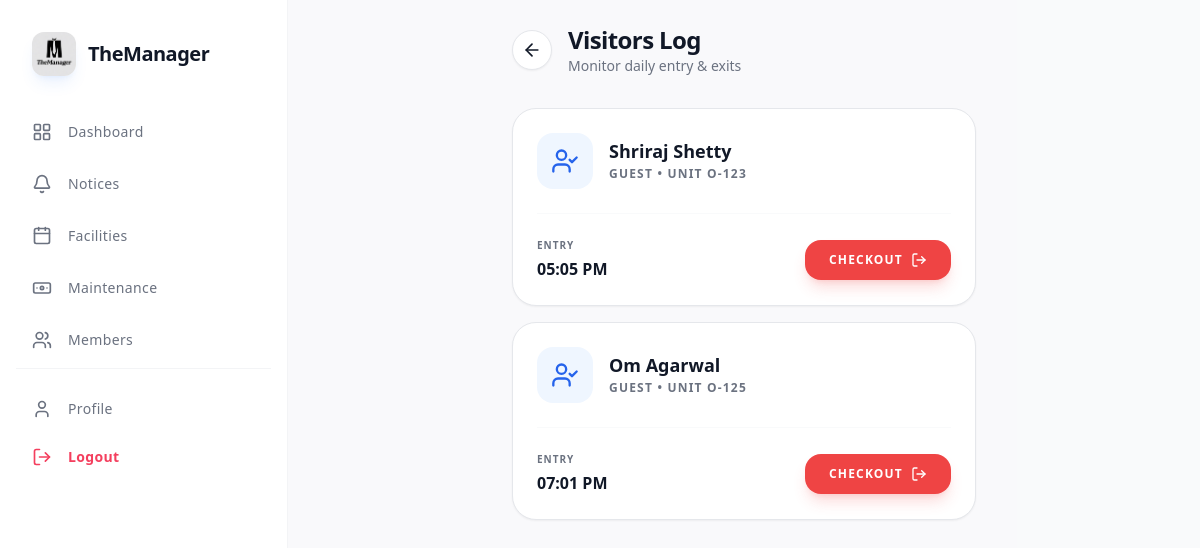
Page /admin_panel/visitors/ (signed in) on the committed database.
### admin_panel/models.py (models this page shows, shortened)
class Visitor(models.Model):
    name = models.CharField(max_length=100)
    visitor_type = models.CharField(max_length=50, choices=[('Guest', 'Guest'), ('Delivery', 'Delivery')], default='Guest')
    unit = models.CharField(max_length=20)
    visitor_photo = models.ImageField(upload_to='visitors/photos/', blank=True, null=True)
    vehicle_photo = models.ImageField(upload_to='visitors/vehicles/', blank=True, null=True)
    vehicle_number = models.CharField(max_length=50, blank=True, null=True)
    recorded_by = models.CharField(max_length=100, blank=True, null=True) # Watchman Name
    time_in = models.DateTimeField(auto_now_add=True)
    status = models.CharField(max_length=50, default='Inside')

### admin_panel/views.py (the view)
# urls.py: path('visitors/', views.visitors_list, name='admin_visitors'),
@login_required
def visitors_list(request):
    if request.user.role not in ['admin', 'company', 'secretary']: return redirect('resident_dashboard')
    visitors = Visitor.objects.all()
    return render(request, 'admin_panel/visitors.html', {'visitors': visitors})

### admin_panel/templates/admin_panel/visitors.html
{% extends 'base.html' %}
{% block content %}
<div class="flex flex-col flex-1 max-w-lg mx-auto w-full p-6">
    <div class="flex items-center mb-8 gap-4">
        <a href="{% url 'admin_dashboard' %}" class="w-10 h-10 rounded-full bg-white border border-gray-200 flex flex-shrink-0 items-center justify-center shadow-sm hover:bg-gray-50 transition">
            <i data-lucide="arrow-left" class="w-5 h-5 text-textdark"></i>
        </a>
        <div>
            <h1 class="text-2xl font-extrabold text-textdark tracking-tight">Visitors Log</h1>
            <p class="text-sm text-muted">Monitor daily entry & exits</p>
        </div>
    </div>
    <div class="space-y-4">
        {% for visitor in visitors %}
        <div class="bg-white p-6 rounded-3xl shadow-sm border border-bordercolor transition hover:shadow-md">
            <div class="flex items-center gap-4 mb-6 pb-6 border-b border-gray-50">
                <div class="w-14 h-14 rounded-2xl flex items-center justify-center flex-shrink-0 {% if visitor.visitor_type == 'Delivery' %}bg-amber-50 text-amber-600{% else %}bg-blue-50 text-blue-600{% endif %}">
                    {% if visitor.visitor_type == 'Delivery' %}
                        <i data-lucide="package" class="w-7 h-7"></i>
                    {% else %}
                        <i data-lucide="user-check" class="w-7 h-7"></i>
                    {% endif %}
                </div>
                <div class="flex-1">
                    <h3 class="font-bold text-textdark text-lg leading-tight">{{ visitor.name }}</h3>
                    <p class="text-xs font-extrabold text-muted uppercase tracking-widest mt-1">{{ visitor.visitor_type }} &bull; Unit {{ visitor.unit }}</p>
                </div>
            </div>
            <div class="flex justify-between items-center">
                <div class="flex gap-6">
                    <div>
                        <span class="text-[10px] uppercase font-extrabold text-muted tracking-widest block mb-1">Entry</span>
                        <span class="text-base font-bold text-textdark">{{ visitor.time_in|date:"h:i A" }}</span>
                    </div>
                </div>
                {% if visitor.status == 'Inside' %}
                    <button class="bg-red-500 hover:bg-red-600 text-white font-extrabold py-3 px-6 rounded-2xl text-xs uppercase tracking-widest flex items-center gap-2 shadow-lg shadow-red-500/20 transition-all active:scale-95">
                        Checkout <i data-lucide="log-out" class="w-4 h-4"></i>
                    </button>
                {% else %}
                    <div class="bg-emerald-50 text-emerald-600 px-5 py-2.5 rounded-2xl text-xs font-extrabold uppercase tracking-widest border border-emerald-100 flex items-center gap-2">
                        <i data-lucide="check" class="w-4 h-4"></i> Complete
                    </div>
                {% endif %}
            </div>
        </div>
        {% empty %}
        <p class="text-center text-muted mt-10 font-medium text-lg">No visitors today.</p>
        {% endfor %}
    </div>
</div>
{% endblock %}

### rows in the picture
Visitor: name "Shriraj Shetty", visitor_type "GUEST", unit "O-123", time_in "05:05 PM", status "CHECKOUT"
Visitor: name "Om Agarwal", visitor_type "GUEST", unit "O-125", time_in "07:01 PM", status "CHECKOUT"
